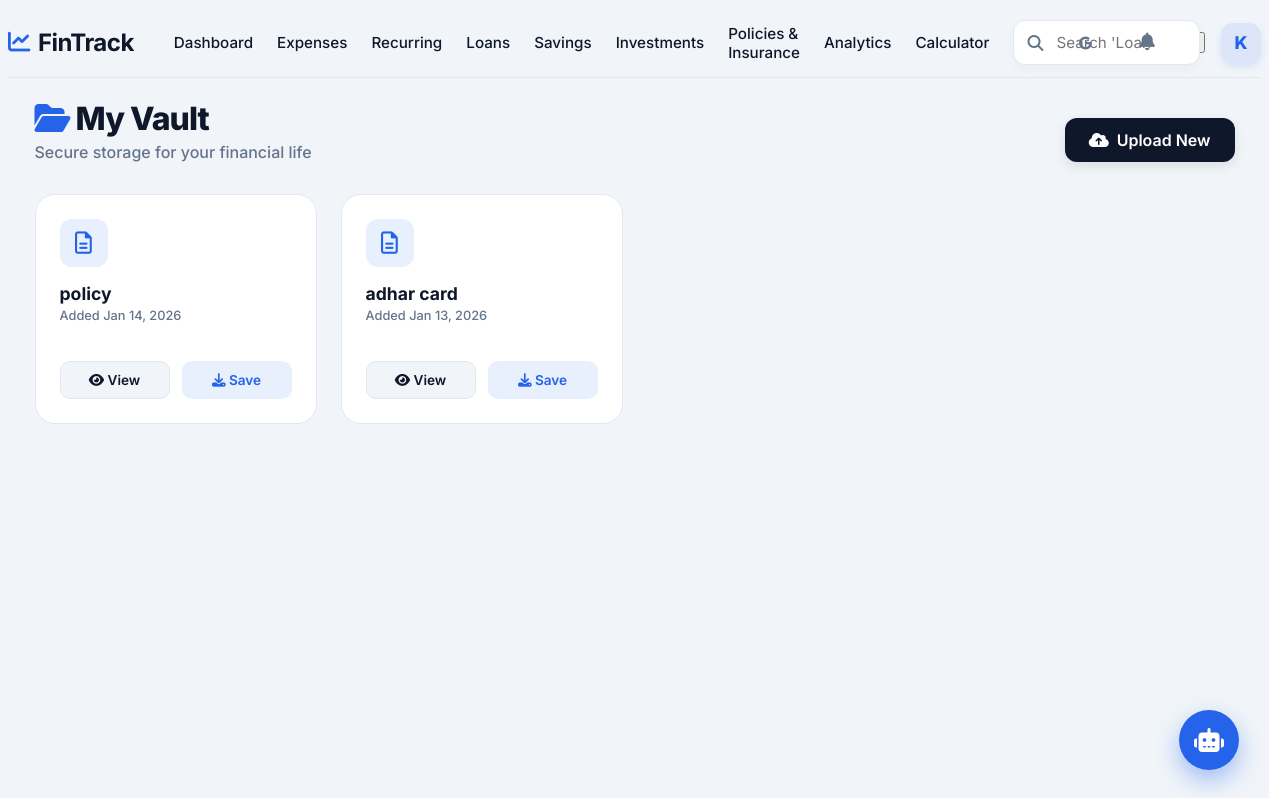
Page /documents/ (signed in) on the committed database.
### core/models.py (models this page shows, shortened)
class Document(models.Model):
    title = models.CharField(max_length=100)
    file = models.FileField(upload_to='documents/')
    expiry_date = models.DateField(null=True, blank=True)
    uploaded_at = models.DateTimeField(auto_now_add=True)

### core/views.py (the view)
# urls.py: path('documents/', DocumentListView.as_view(), name='document_list'),
class DocumentListView(VaultAccessMixin, ListView):
    model = Document
    template_name = 'core/document_list.html'
    context_object_name = 'documents'
    ordering = ['-uploaded_at']

### core/views.py (called while the page is built)
    def dispatch(self, request, *args, **kwargs):
        if not request.user.is_authenticated:
            return self.handle_no_permission()
        profile, _ = UserProfile.objects.get_or_create(user=request.user)
        if not profile.vault_pin:
            return redirect('vault_setup')
        if not request.session.get('vault_unlocked', False):
            return redirect('vault_unlock')
        return super().dispatch(request, *args, **kwargs)

### templates/core/document_list.html (shortened to what this page needs)
{% extends 'base.html' %}
{% load static %}
{% block content %}
<div class="ledger-container">
    <div class="ledger-header">
        <div class="ledger-title">
            <h1 class="animate-fade-in"><i class="fa-solid fa-folder-open" style="color: var(--accent-blue);"></i> My
                Vault</h1>
            <div class="ledger-subtitle animate-fade-in animate-delay-1">Secure storage for your financial life</div>
        </div>
        <a href="{% url 'add_document' %}" class="btn-add-tx animate-fade-in animate-delay-2">
            <i class="fa-solid fa-cloud-arrow-up"></i> Upload New
        </a>
    </div>
    {% if documents %}
    <div class="vault-grid animate-fade-in animate-delay-3">
        {% for doc in documents %}
        <div class="doc-card">
            <div>
                <div class="doc-icon-wrapper">
                    <i class="fa-regular fa-file-lines"></i>
                </div>
                <div class="doc-title" title="{{ doc.title }}">{{ doc.title }}</div>
                <div class="doc-meta">
                    Added {{ doc.uploaded_at|date:"M d, Y" }}
                </div>
            </div>
            <div class="doc-actions">
                <a href="{% url 'document_detail' doc.pk %}" class="btn-doc-action btn-view">
                    <i class="fa-solid fa-eye"></i> View
                </a>
                <a href="{{ doc.file.url }}" download class="btn-doc-action btn-download">
                    <i class="fa-solid fa-download"></i> Save
                </a>
            </div>
        </div>
        {% endfor %}
    </div>
    {% endif %}
</div>
{% endblock %}

### templates/base.html (shortened to what this page needs)
{% load static %}
<!DOCTYPE html>
<html lang="en">
<head>
    <link rel="stylesheet" href="https://cdnjs.cloudflare.com/ajax/libs/font-awesome/6.4.0/css/all.min.css">
    <link rel="stylesheet" href="{% static 'css/modern_theme.css' %}">
    <link rel="stylesheet" href="{% static 'css/ledger.css' %}">
</head>
<body data-theme="light">
    <div id="app">
        <main class="main-wrapper" style="margin-left: 0; width: 100%;">
            <div class="navbar-groww">
                <div class="nav-left">
                    <a href="{% url 'home' %}" class="brand-logo-text"
                        style="text-decoration: none; display: flex; align-items: center; gap: 8px;">
                        <i class="fa-solid fa-chart-line" style="color: var(--accent-blue); font-size: 1.4rem;"></i>
                        FinTrack
                    </a>
                    <nav class="nav-links-desktop">
                        <a href="{% url 'home' %}"
                            class="nav-link-item {% if request.resolver_match.url_name == 'home' %}active{% endif %}">Dashboard</a>
                        <a href="{% url 'expense_list' %}"
                            class="nav-link-item {% if request.resolver_match.url_name == 'expense_list' %}active{% endif %}">Expenses</a>
                        <a href="{% url 'recurring_list' %}"
                            class="nav-link-item {% if request.resolver_match.url_name == 'recurring_list' %}active{% endif %}">Recurring</a>
                        <a href="{% url 'loan_list' %}"
                            class="nav-link-item {% if request.resolver_match.url_name == 'loan_list' %}active{% endif %}">Loans</a>
                        <a href="{% url 'saving_list' %}"
                            class="nav-link-item {% if request.resolver_match.url_name == 'saving_list' %}active{% endif %}">Savings</a>
                        <a href="{% url 'investment_list' %}"
                            class="nav-link-item {% if request.resolver_match.url_name == 'investment_list' %}active{% endif %}">Investments</a>
                        <a href="{% url 'policy_list' %}"
                            class="nav-link-item {% if request.resolver_match.url_name == 'policy_list' %}active{% endif %}">Policies
                            & Insurance</a>
                        <a href="{% url 'analytics' %}"
                            class="nav-link-item {% if request.resolver_match.url_name == 'analytics' %}active{% endif %}">Analytics</a>
                        <a href="{% url 'emi_calculator' %}"
                            class="nav-link-item {% if request.resolver_match.url_name == 'emi_calculator' %}active{% endif %}">Calculator</a>
                    </nav>
                </div>
                <div class="search-container-groww">
                    <form action="{% url 'search' %}" method="GET" class="search-input-wrapper" id="globalSearchForm"
                        onsubmit="return handleSmartSearch(event)">
                        <input type="text" name="q" id="globalSearchInput" class="search-input-groww"
                            placeholder="Search 'Loans', 'Investments' or Stocks..." autocomplete="off"
                            style="padding-right: 48px;">
                        <button type="button" class="google-search-btn" onclick="searchGoogle()"
                            title="Search Stocks on Google">
                            <i class="fa-brands fa-google"></i>
                        </button>
                    </form>
                </div>
                <div class="nav-right">
                    <div class="nav-actions">
                        <div style="position: relative;">
                            <button class="nav-icon-btn" id="bellIcon">
                                <i class="fa-solid fa-bell"></i>
                            </button>
                        </div>
                        <button class="theme-toggle" id="themeToggle" title="Toggle Theme">
                        </button>
                        <div class="user-profile-container" style="position: relative;">
                            <div class="user-profile" id="userProfileBtn" style="cursor: pointer;">
                                <div class="avatar">{{ user.username.0|upper }}</div>
                            </div>
                        </div>
                    </div>
                </div>
            </div>
            <div class="content-body">{% block content %}{% endblock %}</div>
        </main>
    </div>
    <div id="chatbot-float-btn" class="chatbot-float-btn">
        <i class="fa-solid fa-robot"></i>
    </div>
</body>
</html>

### static/css/modern_theme.css (style rules this page uses)
:root { --primary-900: #020617; --primary-800: #0f172a; --primary-700: #1e293b; --primary-600: #334155; --accent-blue: #2563eb; --accent-blue-subtle: rgba(37, 99, 235, 0.1); --accent-mint: #10b981; --accent-mint-subtle: rgba(16, 185, 129, 0.1); --accent-coral: #ef4444; --accent-coral-subtle: rgba(239, 68, 68, 0.1); --accent-gold: #f59e0b; --accent-purple: #8b5cf6; --bg-body: #f1f5f9; --bg-card: #ffffff; --bg-glass: rgba(255, 255, 255, 0.9); --bg-sidebar: #0f172a; --text-main: #0f172a; --text-muted: #64748b; --text-on-dark: #f8fafc; --shadow-xs: 0 1px 2px 0 rgb(0 0 0 / 0.05); --shadow-sm: 0 4px 6px -1px rgb(0 0 0 / 0.05), 0 2px 4px -2px rgb(0 0 0 / 0.05); --shadow-md: 0 10px 15px -3px rgb(0 0 0 / 0.08), 0 4px 6px -4px rgb(0 0 0 / 0.04); --shadow-lg: 0 20px 25px -5px rgb(0 0 0 / 0.1), 0 8px 10px -6px rgb(0 0 0 / 0.1); --shadow-glow: 0 0 15px rgba(37, 99, 235, 0.15); --border-light: #e2e8f0; --border-glass: rgba(255, 255, 255, 0.1); --radius-xl: 20px; --radius-lg: 16px; --radius-md: 12px; --radius-sm: 8px; --ease-out: cubic-bezier(0.2, 0.8, 0.2, 1); }
body { background-color: var(--bg-body); color: var(--text-main); font-family: 'Inter', sans-serif; transition: background-color 0.4s var(--ease-out), color 0.4s var(--ease-out); -webkit-font-smoothing: antialiased; }
a { text-decoration: none; color: inherit; }
.nav-icon-btn { position: relative; background: transparent; border: none; color: var(--text-muted); font-size: 1.1rem; cursor: pointer; padding: 8px; border-radius: 50%; transition: var(--trans-fast); }
.main-wrapper { margin-left: 260px; padding: var(--spacing-md) var(--spacing-lg); transition: margin-left var(--trans-smooth); }
.animate-fade-in { animation: fadeInUp 0.6s var(--ease-out) forwards; }
.animate-delay-1 { animation-delay: 0.1s; }
.animate-delay-2 { animation-delay: 0.2s; }
.animate-delay-3 { animation-delay: 0.3s; }
.navbar-groww { display: flex; justify-content: space-between; align-items: center; border-bottom: 1px solid var(--border-light); margin-bottom: var(--spacing-lg); background: var(--bg-body); padding: 12px 0; }
.nav-left { display: flex; align-items: center; gap: 40px; }
.brand-logo-text { font-size: 1.5rem; font-weight: 700; color: var(--text-primary); letter-spacing: -0.5px; }
.nav-links-desktop { display: flex; align-items: center; gap: 24px; }
.nav-link-item { text-decoration: none; color: var(--text-secondary); font-weight: 500; font-size: 0.95rem; transition: color 0.2s; display: flex; align-items: center; gap: 4px; }
.nav-right { display: flex; align-items: center; gap: 20px; }
.nav-actions { display: flex; align-items: center; gap: 16px; }
.chatbot-float-btn { position: fixed; bottom: 30px; right: 30px; width: 60px; height: 60px; background: linear-gradient(135deg, var(--accent-blue), #2563eb); border-radius: 50%; box-shadow: 0 10px 25px rgba(37, 99, 235, 0.4); display: flex; align-items: center; justify-content: center; color: white; font-size: 1.5rem; cursor: pointer; z-index: 1000; transition: all 0.3s cubic-bezier(0.34, 1.56, 0.64, 1); }

### static/css/ledger.css (style rules this page uses)
.ledger-container { max-width: 1200px; margin: 0 auto; padding: var(--spacing-md); }
.ledger-header { display: flex; justify-content: space-between; align-items: flex-end; margin-bottom: 32px; }
.ledger-title h1 { font-size: 2rem; font-weight: 800; color: var(--text-main); letter-spacing: -0.03em; margin-bottom: 4px; }
.ledger-subtitle { color: var(--text-muted); font-size: 1rem; font-weight: 500; }
.btn-add-tx { background: var(--text-main); color: var(--bg-card); padding: 12px 24px; border-radius: 12px; font-weight: 600; display: flex; align-items: center; gap: 8px; transition: transform 0.2s, box-shadow 0.2s; box-shadow: 0 4px 12px rgba(0, 0, 0, 0.1); }

### rows in the picture
Document: title "policy", uploaded_at "Jan 14, 2026"
Document: title "adhar card", uploaded_at "Jan 13, 2026"

### other values in the picture
{{ user.username.0|upper }} "K"
